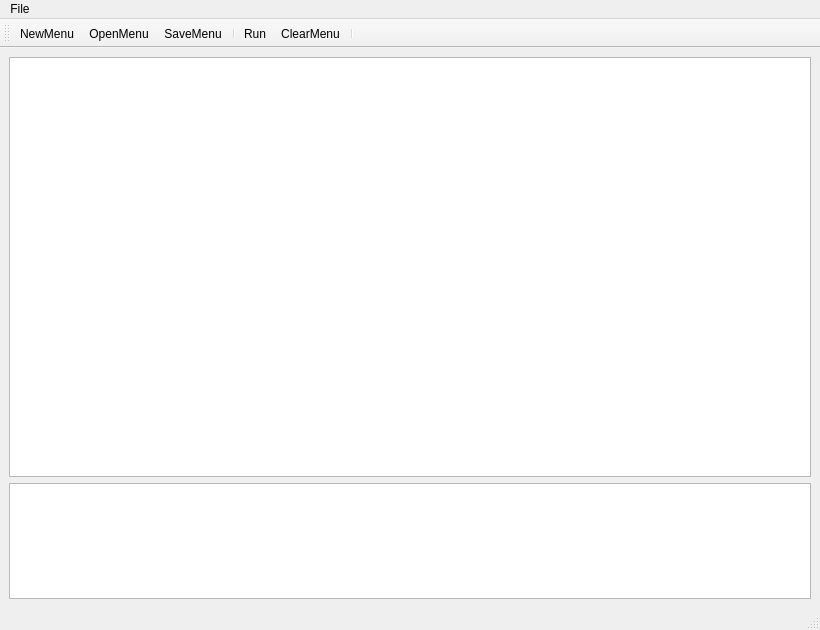
<?xml version="1.0" encoding="UTF-8"?>
<ui version="4.0">
 <class>MainWindow</class>
 <widget class="QMainWindow" name="MainWindow">
  <property name="geometry">
   <rect>
    <x>0</x>
    <y>0</y>
    <width>820</width>
    <height>630</height>
   </rect>
  </property>
  <property name="windowTitle">
   <string>Stormworks Lua Editor</string>
  </property>
  <property name="windowIcon">
   <iconset resource="../Icons.qrc">
    <normaloff>:/Icons/Icons/Logo.ico</normaloff>:/Icons/Icons/Logo.ico</iconset>
  </property>
  <widget class="QWidget" name="centralwidget">
   <layout class="QGridLayout" name="gridLayout">
    <item row="1" column="0">
     <widget class="QTextEdit" name="textResults">
      <property name="minimumSize">
       <size>
        <width>800</width>
        <height>100</height>
       </size>
      </property>
      <property name="maximumSize">
       <size>
        <width>16777215</width>
        <height>200</height>
       </size>
      </property>
      <property name="acceptDrops">
       <bool>false</bool>
      </property>
      <property name="styleSheet">
       <string notr="true"/>
      </property>
      <property name="undoRedoEnabled">
       <bool>false</bool>
      </property>
      <property name="readOnly">
       <bool>true</bool>
      </property>
     </widget>
    </item>
    <item row="0" column="0">
     <widget class="QCodeEdit" name="textEditor">
      <property name="minimumSize">
       <size>
        <width>800</width>
        <height>420</height>
       </size>
      </property>
      <property name="autoFillBackground">
       <bool>false</bool>
      </property>
     </widget>
    </item>
   </layout>
  </widget>
  <widget class="QMenuBar" name="menubar">
   <property name="geometry">
    <rect>
     <x>0</x>
     <y>0</y>
     <width>820</width>
     <height>21</height>
    </rect>
   </property>
   <widget class="QMenu" name="menuFile">
    <property name="title">
     <string>File</string>
    </property>
    <addaction name="separator"/>
    <addaction name="actionExit"/>
   </widget>
   <addaction name="menuFile"/>
  </widget>
  <widget class="QToolBar" name="toolBar">
   <property name="windowTitle">
    <string>toolBar</string>
   </property>
   <attribute name="toolBarArea">
    <enum>TopToolBarArea</enum>
   </attribute>
   <attribute name="toolBarBreak">
    <bool>false</bool>
   </attribute>
   <addaction name="actionMenuNew"/>
   <addaction name="actionMenuOpen"/>
   <addaction name="actionMenuSave"/>
   <addaction name="separator"/>
   <addaction name="actionMenuRun"/>
   <addaction name="actionMenuClear"/>
   <addaction name="separator"/>
  </widget>
  <widget class="QStatusBar" name="statusbar"/>
  <action name="actionExit">
   <property name="text">
    <string>Exit</string>
   </property>
  </action>
  <action name="actionMenuNew">
   <property name="icon">
    <iconset resource="../Icons.qrc">
     <normaloff>:/Icons/Icons/imageres_102.ico</normaloff>:/Icons/Icons/imageres_102.ico</iconset>
   </property>
   <property name="text">
    <string>NewMenu</string>
   </property>
   <property name="toolTip">
    <string>New</string>
   </property>
  </action>
  <action name="actionMenuOpen">
   <property name="icon">
    <iconset resource="../Icons.qrc">
     <normaloff>:/Icons/Icons/shell32_264.ico</normaloff>:/Icons/Icons/shell32_264.ico</iconset>
   </property>
   <property name="text">
    <string>OpenMenu</string>
   </property>
   <property name="toolTip">
    <string>Open</string>
   </property>
  </action>
  <action name="actionMenuSave">
   <property name="icon">
    <iconset resource="../Icons.qrc">
     <normaloff>:/Icons/Icons/62835-floppy-disk.ico</normaloff>:/Icons/Icons/62835-floppy-disk.ico</iconset>
   </property>
   <property name="text">
    <string>SaveMenu</string>
   </property>
   <property name="toolTip">
    <string>Save</string>
   </property>
  </action>
  <action name="actionMenuRun">
   <property name="icon">
    <iconset resource="../Icons.qrc">
     <normaloff>:/Icons/Icons/iconfinder_terminal_Play.png</normaloff>:/Icons/Icons/iconfinder_terminal_Play.png</iconset>
   </property>
   <property name="text">
    <string>Run</string>
   </property>
   <property name="toolTip">
    <string>Run</string>
   </property>
  </action>
  <action name="actionMenuClear">
   <property name="icon">
    <iconset resource="../Icons.qrc">
     <normaloff>:/Icons/Icons/iconfinder_terminal_clear.png</normaloff>:/Icons/Icons/iconfinder_terminal_clear.png</iconset>
   </property>
   <property name="text">
    <string>ClearMenu</string>
   </property>
   <property name="toolTip">
    <string>Clear</string>
   </property>
  </action>
 </widget>
 <customwidgets>
  <customwidget>
   <class>QCodeEdit</class>
   <extends>QPlainTextEdit</extends>
   <header>qcodeedit.h</header>
  </customwidget>
 </customwidgets>
 <resources>
  <include location="../Icons.qrc"/>
 </resources>
 <connections/>
</ui>
